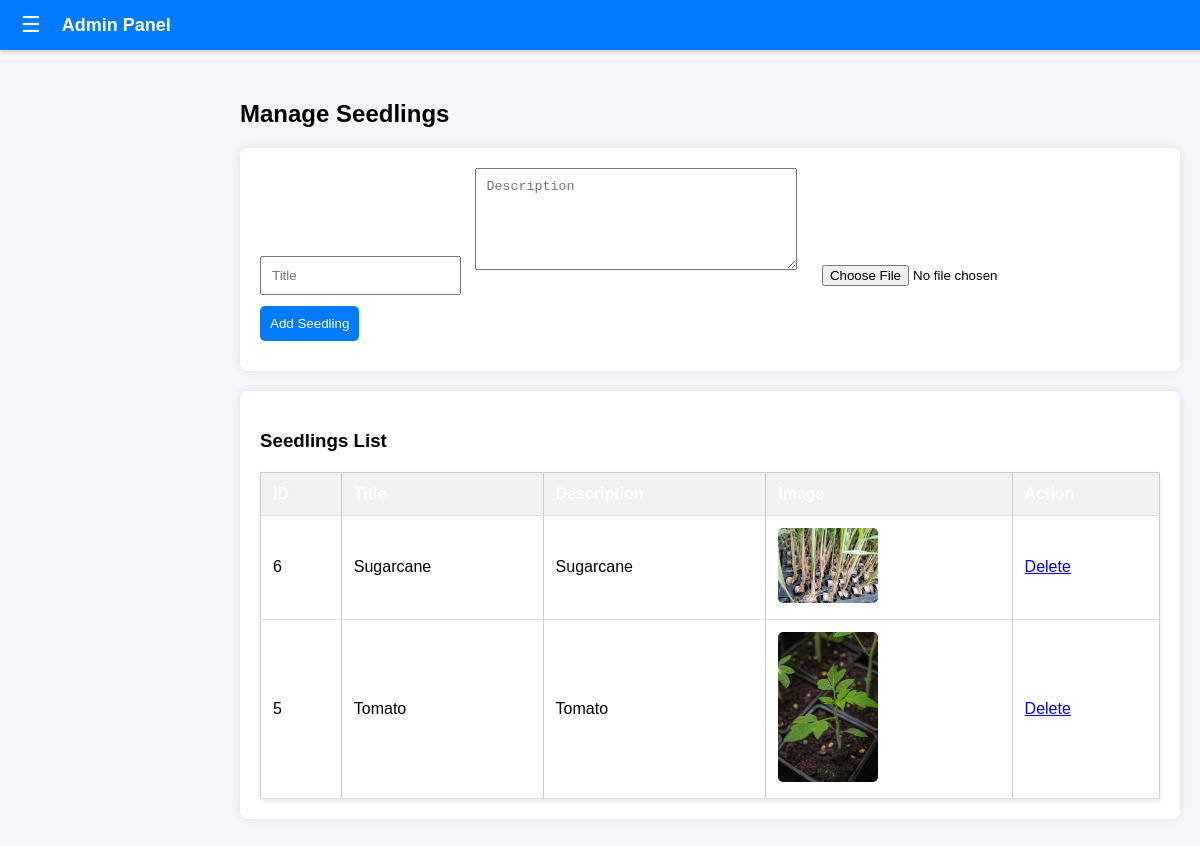
Page /admin/manage_seedlings.php on the committed database.
### tables this page shows
CREATE TABLE `seedlings` (
  `id` int(11) NOT NULL,
  `title` varchar(255) NOT NULL,
  `description` text NOT NULL,
  `image` varchar(255) NOT NULL,
  `created_at` timestamp NOT NULL DEFAULT current_timestamp()
);

### admin/manage_seedlings.php (the view, shortened to what this page needs)
<?php
include('db.php');
$seedlings = $conn->query("SELECT * FROM seedlings ORDER BY id DESC");
?>
<!DOCTYPE html>
<html lang="en">
<head>
<link rel="stylesheet" href="style.css">
</head>
<body>
<?php include('sidebar.php'); ?>
<div class="content">
    <h2>Manage Seedlings</h2>
    <div class="form-section">
        <form method="post" enctype="multipart/form-data">
            <input type="text" name="title" placeholder="Title" required>
            <textarea name="description" placeholder="Description" required></textarea>
            <input type="file" name="file" required>
            <button type="submit" name="add_seedling">Add Seedling</button>
        </form>
    </div>
    <div class="table-section">
        <h3>Seedlings List</h3>
        <table>
            <thead>
                <tr>
                    <th>ID</th><th>Title</th><th>Description</th><th>Image</th><th>Action</th>
                </tr>
            </thead>
            <tbody>
                <?php while($row = $seedlings->fetch_assoc()): ?>
                <tr>
                    <td><?php echo $row['id']; ?></td>
                    <td><?php echo $row['title']; ?></td>
                    <td><?php echo $row['description']; ?></td>
                    <td><img src="../uploads/seedlings/<?php echo $row['image']; ?>" alt="Seedling"></td>
                    <td>
                        <a href="manage_seedlings.php?delete=<?php echo $row['id']; ?>" onclick="return confirm('Delete this seedling?')">Delete</a>
                    </td>
                </tr>
                <?php endwhile; ?>
            </tbody>
        </table>
    </div>
</div>
</body>
</html>

### admin/style.css (style rules this page uses)
body, html { margin: 0; padding: 0; font-family: Arial, sans-serif; background: #f8f9fa; }
.content { margin-top: 60px; padding: 20px; transition: margin-left 0.3s; }
table { width: 100%; border-collapse: collapse; margin-top: 20px; background: #fff; box-shadow: 0 2px 5px rgba(0,0,0,0.1); }
th, td { padding: 10px; border: 1px solid #ccc; text-align: left; }
th { background: #007bff; color: #fff; }

### admin/manage_seedlings.php (style rules this page uses)
body { font-family: Arial, sans-serif; margin:0; padding:0; background:#f4f6f9; }
.content { margin-left:220px; padding:20px; }
h2 { margin-bottom:20px; }
.form-section, .table-section { background:#fff; padding:20px; border-radius:8px; box-shadow:0 0 10px rgba(0,0,0,0.1); margin-bottom:20px; }
form input, form textarea, form button { padding:10px; margin-right:10px; margin-bottom:10px; }
form textarea { width:300px; height:80px; }
form button { background:#007bff; color:#fff; border:none; border-radius:5px; cursor:pointer; }
table { width:100%; border-collapse: collapse; }
table th, table td { padding:12px; border-bottom:1px solid #ddd; text-align:left; }
table th { background:#f1f1f1; }
table img { max-width:100px; border-radius:5px; }

### rows in the picture
seedlings: id "6", title "Sugarcane", description "Sugarcane", image (picture)
seedlings: id "5", title "Tomato", description "Tomato", image (picture)
